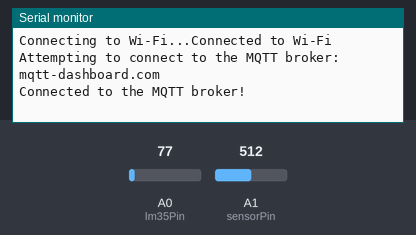
Bench run of a sketch on a simulated Arduino MKR. Shown: the last lines printed to the serial monitor. The inputs (shaded band) are chosen by the test bench; at power-on: A0 (lm35Pin) = 77, A1 (sensorPin) = 512. WiFi joins after 1.5 s; servers stay silent unless stated; no MQTT or app messages arrive unless stated.

Above: at 4.7 s.
4.8 s: A0 (lm35Pin) set to 92
At 9.0 s:
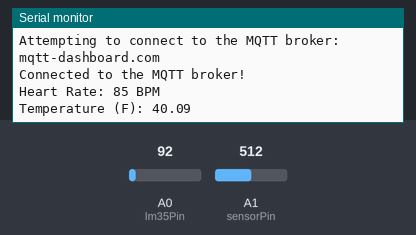
12.3 s: A1 (sensorPin) set to 716
At 14.4 s:
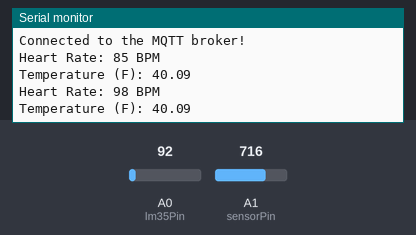
19.8 s: A0 (lm35Pin) set to 107
At 24.0 s:
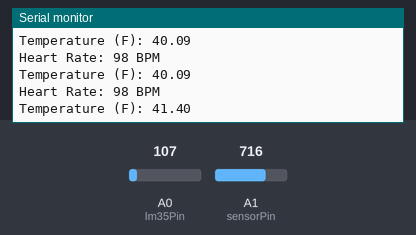
27.3 s: A1 (sensorPin) set to 900
At 29.4 s:
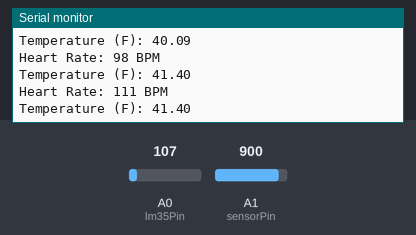
Timing chart, 0 to 30.9 s (numbered marks = the images above; inputs shaded):
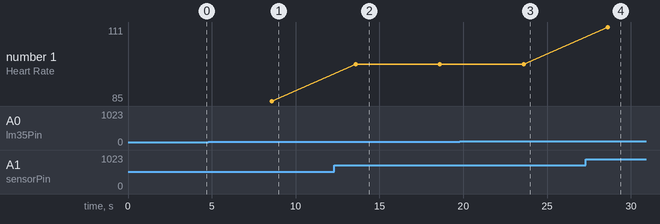

The sketch:

code.ino
```cpp
#include <ArduinoMqttClient.h>  // Include the Arduino MQTT client library

// Check the board type and include the appropriate WiFi library
#if defined(ARDUINO_SAMD_MKRWIFI1010) || defined(ARDUINO_SAMD_NANO_33_IOT) || defined(ARDUINO_AVR_UNO_WIFI_REV2)
#include <WiFiNINA.h>
#elif defined(ARDUINO_SAMD_MKR1000)
#include <WiFi101.h>
#elif defined(ARDUINO_ARCH_ESP8266)
#include <ESP8266WiFi.h>
#elif defined(ARDUINO_ARCH_ESP32)
#include <WiFi.h>
#endif

// WiFi credentials
const char* wifiSSID = "iPhone";
const char* wifiPassword = "12345666";
// Create WiFi client and MQTT client instances
WiFiClient wifiClient;
MqttClient mqttClient(wifiClient);

// Define MQTT broker information
const char mqttBroker[] = "mqtt-dashboard.com";
int mqttPort = 1883;
const char temperatureTopic[] = "Vansh_Iot/temp";
const char heartRateTopic[] = "Vansh_Iot/heartRate";

const int lm35Pin = A0; // Analog input pin for LM35
float temperatureCelsius; // Variable to store temperature in Celsius
float temperatureFahrenheit; // Variable to store temperature in Fahrenheit
const int sensorPin = A1;
// Variables to store sensor data
int sensorValue;
int heartRate;
void setupWiFi() {
  Serial.print("Connecting to Wi-Fi...");
  WiFi.begin(wifiSSID, wifiPassword);
  while (WiFi.status() != WL_CONNECTED) {
    delay(1000);
    Serial.print(".");
  }
  Serial.println("Connected to Wi-Fi");
}

// Function to connect to the MQTT broker
void connectToMQTTBroker() {
  Serial.print("Attempting to connect to the MQTT broker: ");
  Serial.println(mqttBroker);

  if (!mqttClient.connect(mqttBroker, mqttPort)) {
    Serial.print("MQTT connection failed! Error code = ");
    Serial.println(mqttClient.connectError());
    while (1);
  }

  Serial.println("Connected to the MQTT broker!");
  Serial.println();
}

void setup() {
  Serial.begin(9600); // Initialize serial communication at 9600 baud
  // Set the sensor pin as an INPUT
  pinMode(sensorPin, INPUT);
  setupWiFi();          // Connect to WiFi
  connectToMQTTBroker();  // Connect to the MQTT broker
  delay(2000);
}

void loop() {
  mqttClient.poll();  // Poll the MQTT client
 delay(5000);
  float reading=analogRead(lm35Pin);
    // Read the analog sensor value
  sensorValue = analogRead(sensorPin);
float temperature=(reading/1024.0)*5000;
float Celsius=temperature/100;
 float temperatureFahrenheit = (Celsius * 9.0 / 5.0) + 32.0;
  heartRate = map(sensorValue, 0, 1023, 50, 120);
  delay(10);
    // Publish temperature data in JSON format
  String tempData = "{\"type\":\"temp\",\"value\":" + String(temperatureFahrenheit) + "}";
  // send message, the Print interface can be used to set the message contents
    mqttClient.beginMessage(temperatureTopic);
    mqttClient.print(tempData.c_str());
    mqttClient.endMessage();

  // Publish heart rate data in JSON format
  String heartRateData = "{\"type\":\"heartRate\",\"value\":" + String(heartRate) + "}";
   mqttClient.beginMessage(heartRateTopic);
    mqttClient.print(heartRateData.c_str());
    mqttClient.endMessage();

  // Print the heart rate to the Serial Monitor
  Serial.print("Heart Rate: ");
  Serial.print(heartRate);
  Serial.println(" BPM");
  Serial.print("Temperature (F): ");
  Serial.println(temperatureFahrenheit);
}
```

Measured:
- after the input at 4.8 s, the serial monitor: prints a new line after 3.8 s (image 1)
- after the input at 12.3 s, the serial monitor: prints a new line after 1.3 s (image 2)
- after the input at 19.8 s, the serial monitor: prints a new line after 3.8 s (image 3)
- after the input at 27.3 s, the serial monitor: prints a new line after 1.3 s (image 4)
- plotted number 1: 85 → 98 after the input at 12.3 s, 98 → 111 after the input at 27.3 s
